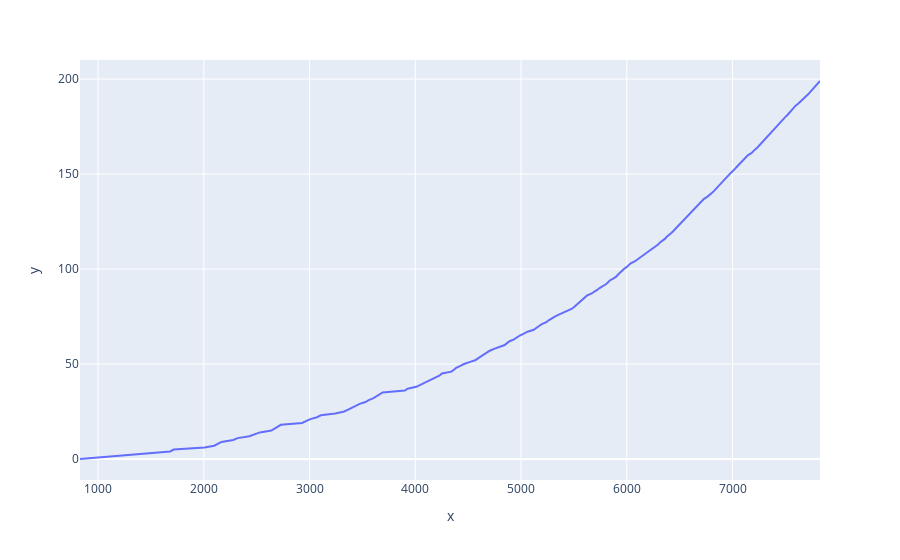

Notebook source saved alongside this figure:
### Code cell
px.line(x=np.cumsum(ts), y=np.arange(n))

### Figure 1 — Plotly figure (JSON) as saved in the notebook; plotly's stock layout.template omitted (floating-point values rounded to 4 significant figures; data arrays with more than 128 entries replaced by an {"elided": "..."} marker saying what was removed)
{"data": [{"hovertemplate": "x=%{x}<br>y=%{y}<extra></extra>", "legendgroup": "", "line": {"color": "#636efa", "dash": "solid"}, "marker": {"symbol": "circle"}, "mode": "lines", "name": "", "orientation": "v", "showlegend": false, "type": "scatter", "x": {"elided": "200 int values"}, "xaxis": "x", "y": {"elided": "200 int values"}, "yaxis": "y"}], "layout": {"autosize": true, "legend": {"tracegroupgap": 0}, "margin": {"t": 60}, "xaxis": {"anchor": "y", "autorange": true, "domain": [0, 1], "range": [829, 7827], "title": {"text": "x"}, "type": "linear"}, "yaxis": {"anchor": "x", "autorange": true, "domain": [0, 1], "range": [-11.06, 210.1], "title": {"text": "y"}, "type": "linear"}}}
